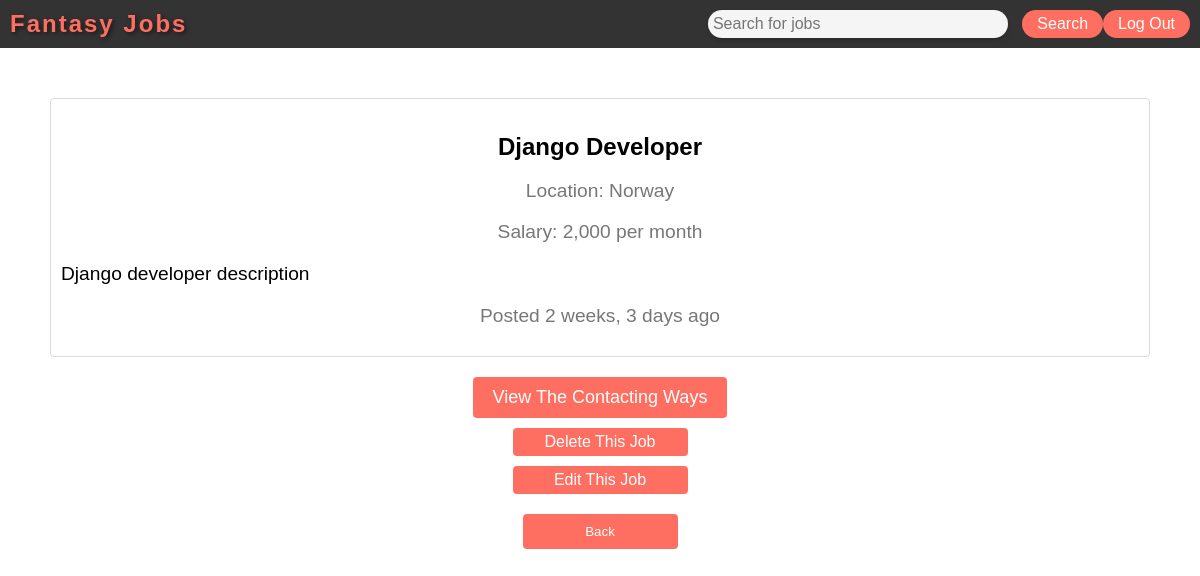
Screenshot of /job-detail/2 (signed in) with the database file from the repository.
### jobEngine/models.py (models this page shows, shortened)
class JobPosition(models.Model):
    title = models.CharField(max_length=100)
    location = models.CharField(max_length=200, null=True, blank=True)
    salary = models.CharField(max_length=500, null=True, blank=True)
    description = models.TextField(max_length=10000)
    posted_by = models.ForeignKey("Profile", on_delete=models.CASCADE)
    posted_date = models.DateTimeField(default=timezone.now)

### jobEngine/decorators.py (the view)
        def wrapper_func(request, *args,**kargs):
            group=None
            if request.user.groups.exists():
                group=request.user.groups.all()[0].name
            if group in allowed_roles:
                return view_func(request,*args,**kargs)
            else:
                return HttpResponseForbidden('Sorry! But you are not allowed to view this page!')

### jobEngine/views.py (called while the page is built)
@login_required(login_url='login')
@allowed_users(allowed_roles=['Job_Seeker', 'Recruiter'])
def jobDetail(request,pk):
    job=JobPosition.objects.get(id=pk)
    group=request.user.groups.all()[0].name
    job_recruiter=job.posted_by.user
    context={
        'job':job,
        'group':group,
        'job_recruiter':job_recruiter,
    }
    return render(request, 'jobDetail.html', context)

### templates/jobDetail.html (shortened to what this page needs)
{% extends 'main.html' %}
{% load static%}
{% block css_file%}
<link rel="stylesheet" href="{% static 'jobDetail.css' %}">
{% endblock%}
{% block body%}
    <div class="content">
        <div class="job-detail">
            <p class="job-title">{{job.title}}</p>
            <p class="job-info">Location: {{job.location}}</p>
            <p class="job-info">Salary: {{job.salary}}</p>
            <p class="job-description">
                {{job.description}}
            </p>
            <p class="job-date">
                Posted {{job.posted_date | timesince}} ago
            </p>
        </div>
        <a href="{% url 'contacts' job.id%}" class="contact-button">View The Contacting Ways</a>
        <br>
        {% if group == 'Recruiter'%}
        {% if job_recruiter == request.user%}
        <a href="{% url 'delete-job' job.id%}" class="job-operators">Delete This Job</a>
        <br>
        <a href="{% url 'update-job' job.id%}" class="job-operators">Edit This Job</a>
        <br>
        {% endif%}
        {% endif%}
        <button class="back"><a href="{% url 'jobs' %}">Back</a></button>
    </div>
{% endblock %}

### static/jobDetail.css (style rules this page uses)
body, ul { margin: 0; padding: 0; font-family: Arial, Helvetica, sans-serif; }
.content { text-align: center; padding: 50px; }
.job-detail { margin-bottom: 20px; padding: 10px; border: 1px solid #ddd; border-radius: 4px; }
.job-title { font-weight: bold; font-size: 1.5em; margin-bottom: 10px; }
.job-info { color: #777; font-size: 1.2em; }
.job-description { text-align: left; margin-top: 20px; font-size: 1.2em; }
.contact-button { display: inline-block; background-color: #ff6f61; color: white; padding: 10px 20px; border: none; border-radius: 4px; text-decoration: none; cursor: pointer; font-size: 18px; transition: background-color 0.3s; }
.job-date { color: #777; font-size: 1.2em; }
.back { background-color: #ff6f61; color: white; padding: 10px; margin-top: 20px; border: none; border-radius: 4px; cursor: pointer; width: 155px; transition: background-color 0.3s; }
.job-operators { display: inline-block; background-color: #ff6f61; color: white; padding: 5px 10px; border: none; border-radius: 4px; text-decoration: none; cursor: pointer; width: 155px; margin-top: 10px; transition: 0.3s; }
a { text-decoration: none; color: white; }

### rows the page displays
JobPosition: title "Django Developer", location "Norway", salary "2,000 per month", description "Django developer description", posted_date "2 weeks, 3 days"
